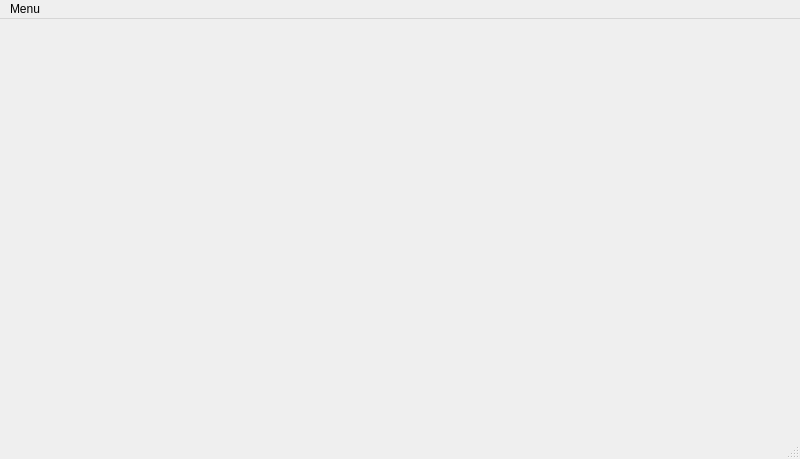
<?xml version="1.0" encoding="UTF-8"?>
<ui version="4.0">
 <class>MainWindow</class>
 <widget class="QMainWindow" name="MainWindow">
  <property name="geometry">
   <rect>
    <x>0</x>
    <y>0</y>
    <width>800</width>
    <height>459</height>
   </rect>
  </property>
  <property name="windowTitle">
   <string>MainWindow</string>
  </property>
  <widget class="QWidget" name="centralwidget"/>
  <widget class="QMenuBar" name="menubar">
   <property name="geometry">
    <rect>
     <x>0</x>
     <y>0</y>
     <width>800</width>
     <height>27</height>
    </rect>
   </property>
   <widget class="QMenu" name="menuMenu">
    <property name="title">
     <string>Menu</string>
    </property>
    <addaction name="actionSair"/>
   </widget>
   <addaction name="menuMenu"/>
  </widget>
  <widget class="QStatusBar" name="statusbar"/>
  <action name="actionSair">
   <property name="text">
    <string>Sair</string>
   </property>
  </action>
 </widget>
 <resources/>
 <connections/>
</ui>
